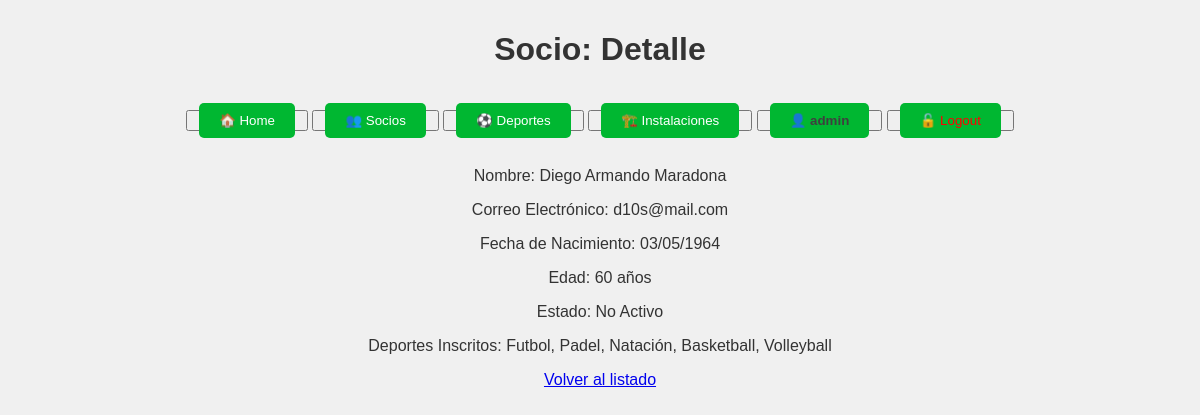
The app's page /socios/4/ (signed in) with its own data.
### club/models.py (models this page shows, shortened)
class Socio(models.Model):
    deportes = models.ManyToManyField('Deporte', related_name='socios')
    nombre = models.CharField(max_length=50)
    apellido = models.CharField(max_length=50, db_index=True)
    fecha_nacimiento = models.DateField(null=False, blank=False)
    correo_electronico = models.EmailField(blank=True, null=True)
    activo = models.BooleanField(default=True)
    def edad(self):
        today = date.today()
        return today.year - self.fecha_nacimiento.year - ((today.month, today.day) < (self.fecha_nacimiento.month, self.fecha_nacimiento.day))

class Deporte(models.Model):
    instalaciones = models.ManyToManyField('Instalacion', related_name='deportes')
    nombre = models.CharField(max_length=100, unique=True)
    descripcion = models.TextField(blank=True, null=True)
    cuota_mensual = models.DecimalField(max_digits=8, decimal_places=2, help_text="Cuota mensual para participar en este deporte.")
    disponible = models.BooleanField(default=True)

### club/views.py (the view)
# urls.py: path('socios/<int:pk>/', SocioDetailView.as_view(), name='socio_detail'),
class SocioDetailView(LoginRequiredMixin, DetailView):
    model = Socio
    template_name = 'club/socio_detail.html'

### templates/club/socio_detail.html
{% extends 'club/base.html' %}
{% block titulo %}
    Socio: Detalle
{% endblock titulo %}
{% block main %}
    <p>Nombre: {{ object.nombre }} {{ object.apellido }}</p>
    <p>Correo Electrónico: {{ object.correo_electronico }}</p>
    <p>Fecha de Nacimiento: {{ object.fecha_nacimiento|date:"d/m/Y" }}</p>
    <p>Edad: {{ object.edad }} años</p>
    <p>Estado: {{ object.activo|yesno:"Activo,No Activo" }}</p>
    <p>Deportes Inscritos: {% for deporte in object.deportes.all %} {{ deporte.nombre }}{% if not forloop.last %}, {% endif %}{% empty %} Ninguno {% endfor %}</p>
    <a href="{% url 'socio_list' %}">Volver al listado</a>
{% endblock %}

### templates/club/navbar.html (shortened to what this page needs)
    <button><a href="{% url 'index' %}">🏠 Home</a></button>
{% if user.is_authenticated %}
    <button><a href="{% url 'socio_list' %}">👥 Socios</a></button>
    <button><a href="{% url 'deporte_list' %}">⚽ Deportes</a></button>
    <button><a href="{% url 'instalaciones_list' %}">🏗️ Instalaciones</a></button>
    <button><a style="color: #3f3f3f; font-weight: bold" href="{% url 'profile' %}">👤 {{ user.username }}</a></button>
    <form action="{% url 'logout' %}" method="post" style="display: inline;">
        <button type="submit"><a style="color: #3f3f3f; color: red;">🔓 Logout</a></button>
    </form>
{% else %}
    <button><a style="color: #3f3f3f;" href="{% url 'login' %}">🔓 Login</a></button>
{% endif %}

### templates/club/base.html (style rules this page uses)
body { font-family: 'Arial', sans-serif; margin: 0; padding: 0; background: #f0f0f0; color: #333; }
nav a { color: white; background: #00b731; padding: 10px 20px; text-decoration: none; border-radius: 5px; margin: 5px; }

### records on screen
Socio: nombre "Diego Armando", apellido "Maradona", correo_electronico "d10s@mail.com", fecha_nacimiento "03/05/1964", edad "60", activo "No Activo"
Deporte: nombre "Futbol"
Deporte: nombre "Padel"
Deporte: nombre "Natación"
Deporte: nombre "Basketball"
Deporte: nombre "Volleyball"

### other values on screen
{{ user.username }} "admin"
